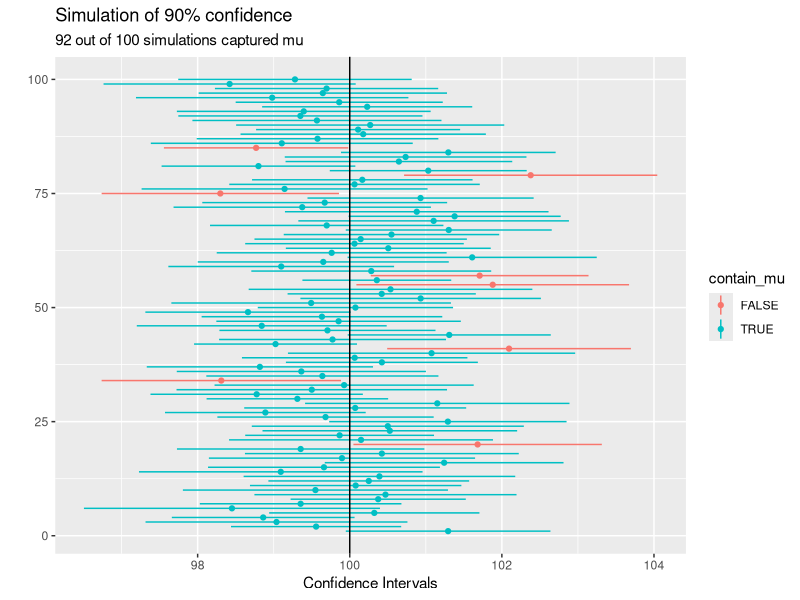

This chart was generated by the following R code:
#Example 5 - Let's explore the concept of being __% confident.

nsim <- 100
n <- 30
std <- 5
loc <- 0.9

output <-replicate(nsim, t.test(rnorm(n, 100, std), mu = 100, 
                                alternative = "two.sided", 
                                conf.level = loc)$conf.int[1:2])

output <- t(output) # Make each row a CI instead of each column

# contain_mu is TRUE if 100 is in our CI and FALSE if it isn’t
# The line after that determines what proportion of our CIs contained mu

contain_mu <- output[, 1] <= 100 & output[, 2] >= 100
sum(contain_mu) / nsim




library(ggplot2)
mydata <- data.frame(row = 1:length(output[, 1]), 
                     point.estimate = apply(output, 1, mean), 
                     lower.bound = output[, 1], 
                     upper.bound = output[, 2], contain_mu = contain_mu)

ggplot(mydata, aes(x = row, y = point.estimate, color = contain_mu)) +  
  geom_pointrange(aes(ymin = lower.bound, ymax = upper.bound), size = 0.2) + 
  coord_flip() +
  geom_hline(yintercept = 100) +
  labs(title = paste0("Simulation of ", loc*100, "% confidence"),
       subtitle = paste0(sum(contain_mu), " out of ", nsim, 
                         " simulations captured mu"),
       x = "",
       y = "Confidence Intervals")





library(dplyr)
myiris <- filter(iris, Species != "setosa")

# Use formula syntax (Quantitative ~ Categorical)
t.test(Sepal.Length ~ Species, data = myiris)

# Use standard approach (two quantitative vectors)
SL_ver <- filter(myiris, Species == "versicolor")$Sepal.Length
SL_vir <- filter(myiris, Species == "virginica")$Sepal.Length
t.test(SL_vir, SL_ver)



# Example 1 - Variances 25 and 225, Sample sizes 100 and 20
set.seed(6493)
x1 <- rnorm(100, 100, 5)
x2 <- rnorm(20, 100, 15)
var(x1)  
var(x2)
t.test(x1, x2, var.equal = TRUE)
t.test(x1, x2, var.equal = FALSE)


# Example 2 - Variances 225 and 25, Sample sizes 100 and 20
set.seed(6493)
x1 <- rnorm(100, 100, 15)
x2 <- rnorm(20, 100, 5)
var(x1)  
var(x2)
t.test(x1, x2, var.equal = TRUE)
t.test(x1, x2, var.equal = FALSE)


# Example 3 - Variances 225 and 225, Sample sizes 100 and 20
set.seed(6493)
x1 <- rnorm(100, 100, 15)
x2 <- rnorm(20, 100, 15)
var(x1)  
var(x2)
t.test(x1, x2, var.equal = TRUE)
t.test(x1, x2, var.equal = FALSE)


# Example 4 - Variances 25 and 225, Sample sizes 100 and 100
set.seed(6493)
x1 <- rnorm(100, 100, 5)
x2 <- rnorm(100, 100, 15)
var(x1)  
var(x2)
t.test(x1, x2, var.equal = TRUE)
t.test(x1, x2, var.equal = FALSE)
